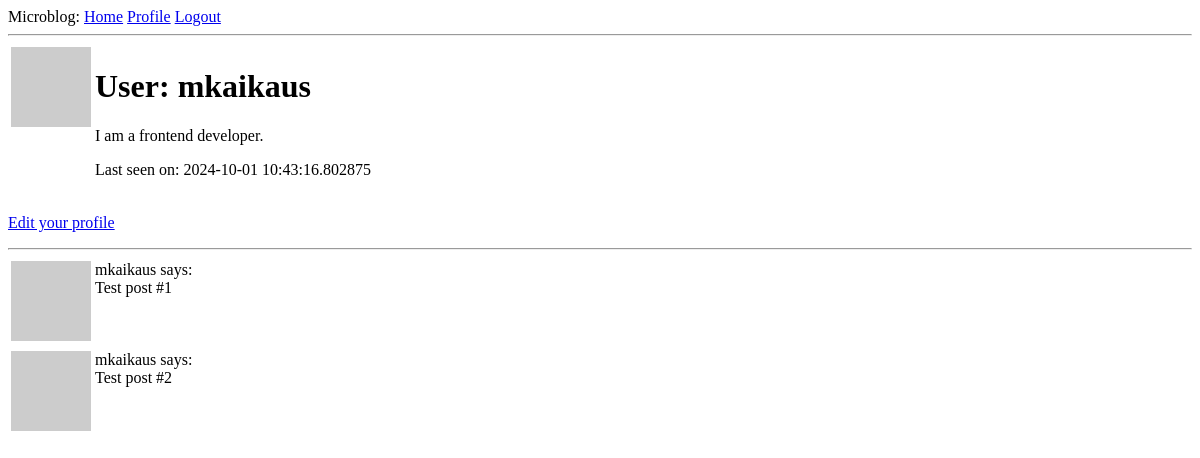
/user/mkaikaus (signed in), run on an earlier commit of the app's database.
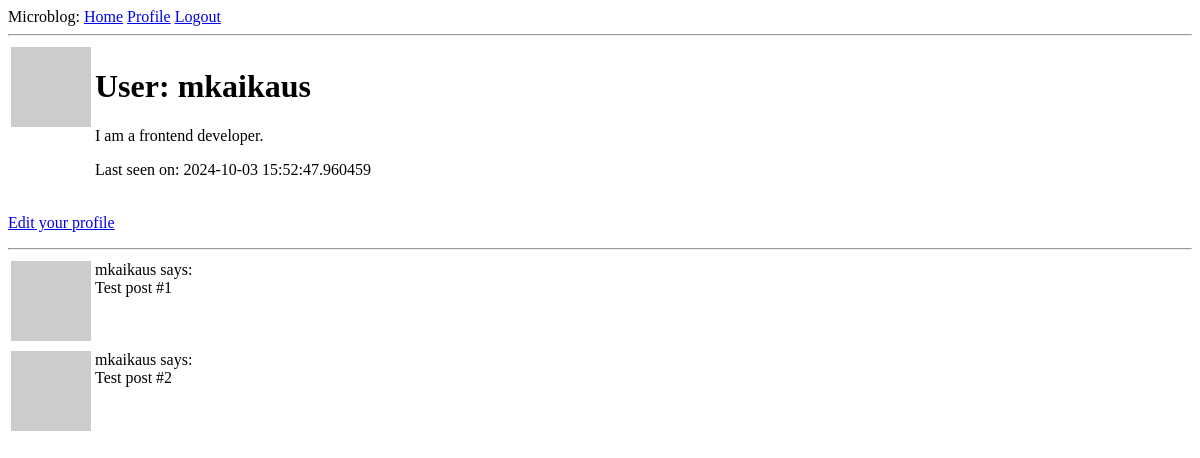
And on a later commit of the database.
### app/models.py (models this page shows, shortened)
class User(UserMixin, db.Model):
    id: so.Mapped[int] = so.mapped_column(primary_key=True)
    username: so.Mapped[str] = so.mapped_column(sa.String(64), index=True,
                                                unique=True)
    email: so.Mapped[str] = so.mapped_column(sa.String(120), index=True,
                                             unique=True)
    password_hash: so.Mapped[Optional[str]] = so.mapped_column(sa.String(256))
    posts: so.WriteOnlyMapped['Post'] = so.relationship(
        back_populates='author')
    about_me: so.Mapped[Optional[str]] = so.mapped_column(sa.String(140))
    last_seen: so.Mapped[Optional[datetime]] = so.mapped_column(
        default=lambda: datetime.now(timezone.utc))
    following: so.WriteOnlyMapped['User'] = so.relationship(
        secondary=followers, primaryjoin=(followers.c.follower_id == id),
        secondaryjoin=(followers.c.followed_id == id),
        back_populates='followers')
    followers: so.WriteOnlyMapped['User'] = so.relationship(
        secondary=followers, primaryjoin=(followers.c.followed_id == id),
        secondaryjoin=(followers.c.follower_id == id),
        back_populates='following')
    def avatar(self, size):
        digest = md5(self.email.lower().encode('utf-8')).hexdigest()
        return f'https://www.gravatar.com/avatar/{digest}?d=identicon&s={size}'

### app/routes.py (the view)
@app.route('/user/<username>')
@login_required
def user(username):
    user = db.first_or_404(sa.select(User).where(User.username == username))
    posts = [
        {'author': user, 'body': 'Test post #1'},
        {'author': user, 'body': 'Test post #2'}
    ]
    return render_template('user.html', user=user, posts=posts)

### app/models.py (called while the page is built)
@login.user_loader
def load_user(id):
    return db.session.get(User, int(id))

### app/routes.py (called while the page is built)
@app.before_request
def before_request():
    if current_user.is_authenticated:
        utc_plus_6 = timezone(timedelta(hours=6))
        current_user.last_seen = datetime.now(utc_plus_6)
        db.session.commit()

### app/templates/user.html
{% extends "base.html" %}
{% block content %}
<table>
    <tr valign="top">
        <td><img src="{{ user.avatar(128) }}"></td>
        <td>
            <h1>User: {{ user.username }}</h1>
            {% if user.about_me %}<p>{{ user.about_me }}</p>{% endif %}
            {% if user.last_seen %}<p>Last seen on: {{ user.last_seen }}</p>{% endif %}
        </td>
    </tr>
</table>
{% if user == current_user %}
<p><a href="{{ url_for('edit_profile') }}">Edit your profile</a></p>
{% endif %}
<hr>
{% for post in posts %}
{% include '_post.html' %}
{% endfor %}
{% endblock %}

### app/templates/_post.html
<table>
    <tr valign="top">
        <td><img src="{{ post.author.avatar(36) }}"></td>
        <td>{{ post.author.username }} says:<br>{{ post.body }}</td>
    </tr>
</table>

What changed in the data, as far as the page shows it:
changed User "mkaikaus": last_seen "2024-10-01 10:43:16.802875" → "2024-10-03 15:52:47.960459"
